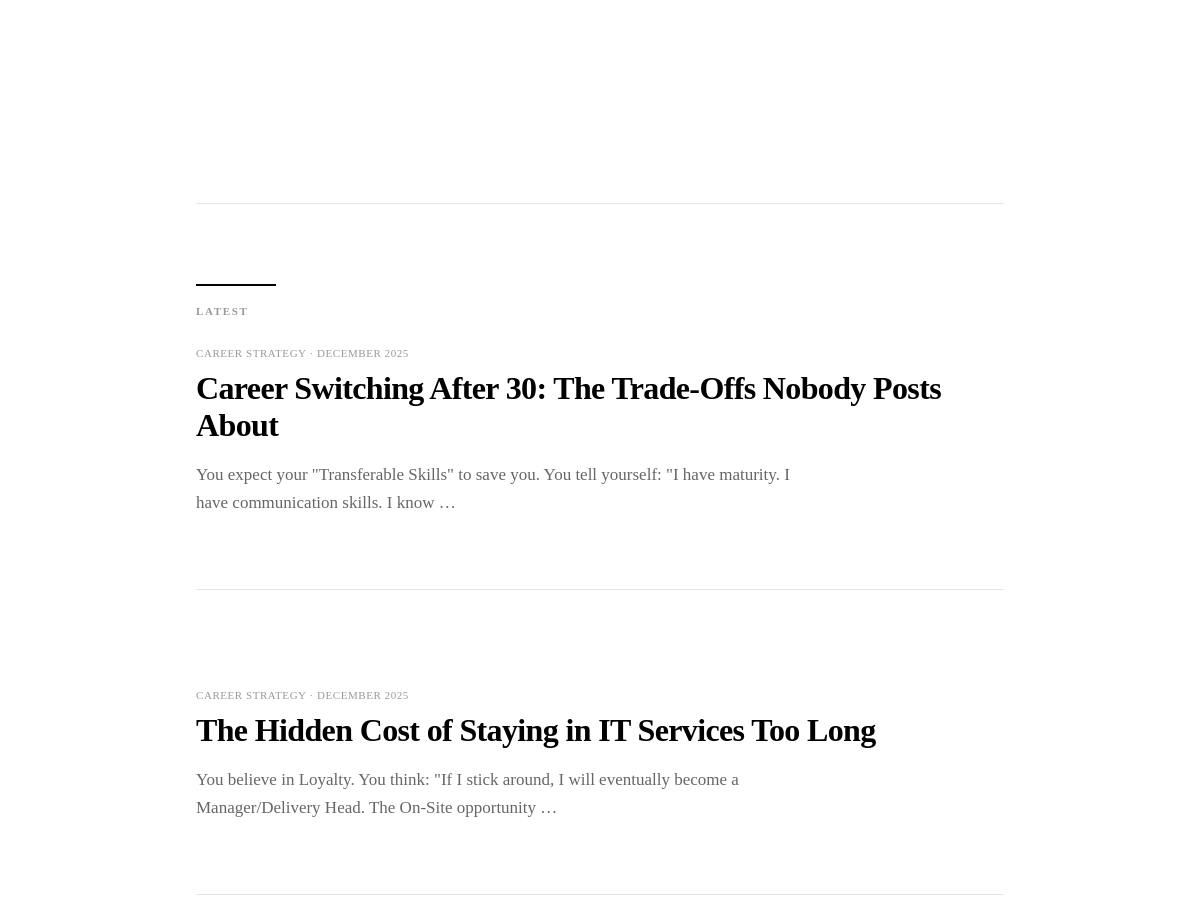
Before: / (middle part) with the older database file.
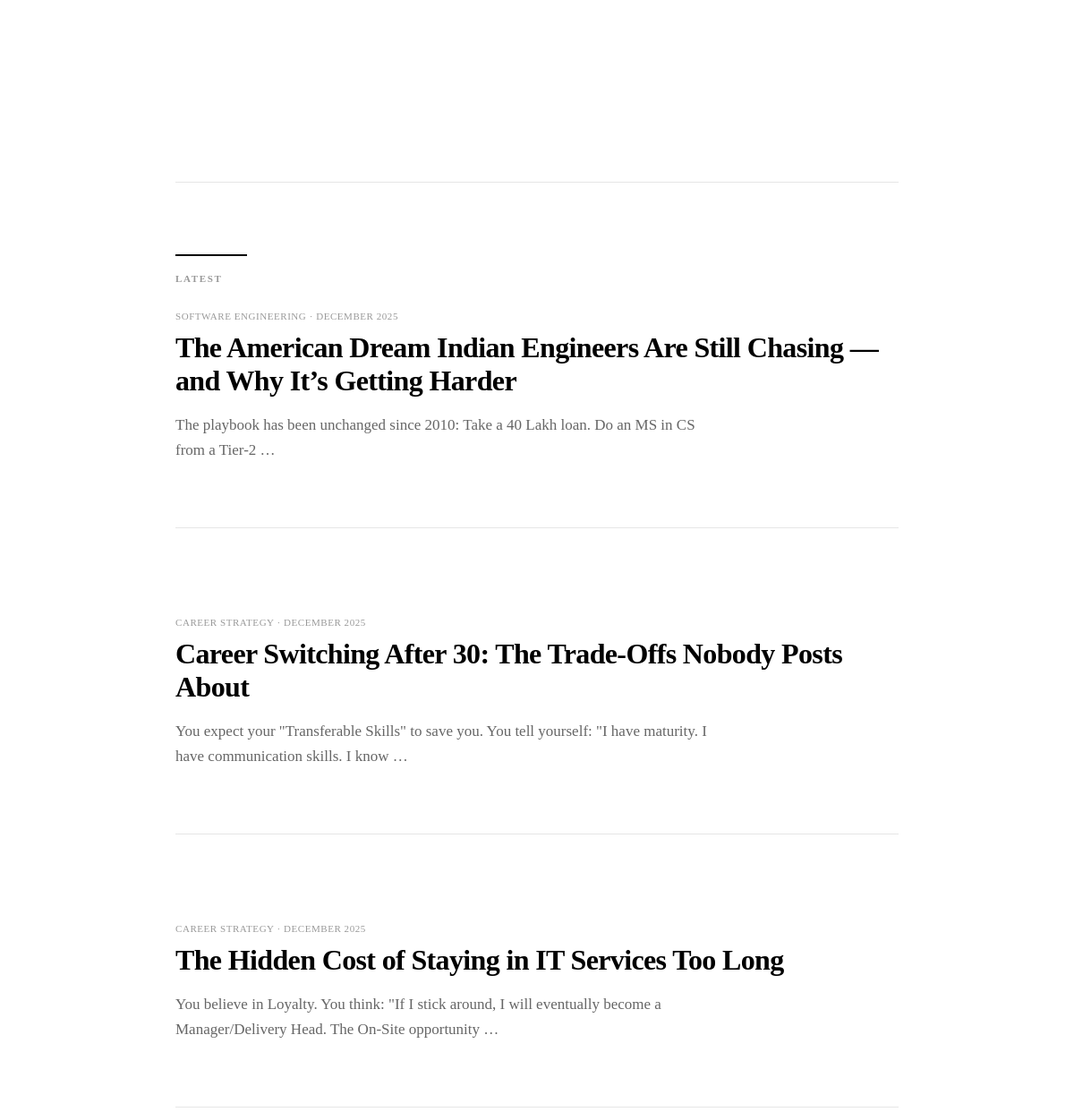
After: the same page with the newer database file.
### content/models.py (models this page shows, shortened)
class Article(models.Model):
    STATUS_CHOICES = [
        ('draft', 'Draft'),
        ('published', 'Published'),
    ]
    title = models.CharField(max_length=200)
    slug = models.SlugField(unique=True, max_length=200)
    author = models.ForeignKey(Author, on_delete=models.PROTECT)
    category = models.ForeignKey(Category, on_delete=models.PROTECT)
    status = models.CharField(max_length=20, choices=STATUS_CHOICES, default='draft')
    target_persona = models.CharField(max_length=255, help_text="Who is this specific article for?")
    who_should_avoid = models.TextField(help_text="Trust Signal: Who should NOT pursue this?")
    common_expectation = models.TextField(help_text="The Myth / What people think")
    actual_reality = models.TextField(help_text="The Truth / What it's actually like")
    salary_reality = models.TextField(help_text="Real data tables/ranges. No hype.")
    stuck_point = models.TextField(help_text="Where most people fail or plateau")
    verdict = models.TextField(help_text="Final honest conclusion")
    meta_title = models.CharField(max_length=60, help_text="SEO Title (max 60 chars)")
    meta_description = models.CharField(max_length=160, help_text="SEO Description (max 160 chars)")
    published_at = models.DateTimeField(blank=True, null=True)
    updated_at = models.DateTimeField(auto_now=True)
    last_reality_check = models.DateField(blank=True, null=True, help_text="Date of last factual review")

class Category(models.Model):
    name = models.CharField(max_length=100)
    slug = models.SlugField(unique=True)
    description = models.TextField(blank=True)
    order = models.PositiveIntegerField(default=0, help_text="Display order (0 = first)")
    class Meta:
        verbose_name_plural = "Categories"
        ordering = ['order', 'name']

### core/views.py (the view)
# urls.py: 2. Add a URL to urlpatterns:  path('', views.home, name='home')
def home(request):
    articles = Article.objects.filter(status='published').select_related('author', 'category').order_by('-published_at')
    categories = Category.objects.all()
    return render(request, 'core/home.html', {
        'articles': articles,
        'categories': categories,
    })

### templates/core/home.html (shortened to what this page needs)
{% extends "base.html" %}
{% block content %}
<section class="container-medium">
    <div class="audience-grid">
        <div class="audience-col">
        </div>
        <div class="audience-col">
        </div>
    </div>
</section>
<div class="silence-gap"></div>
<div class="container-medium">
    <hr class="editorial-divider">
</div>
<div style="height: 80px;"></div>
<section class="container-medium">
    <span class="section-label">LATEST</span>
    <div class="article-list">
        {% for article in articles %}
        <div class="article-list-item">
            <div class="article-list-meta">
                {{ article.category.name }} · {{ article.last_reality_check|date:"F Y" }}
            </div>
            <h3 class="article-list-title">
                <a href="{% url 'article_detail' article.slug %}">
                    {{ article.title }}
                </a>
            </h3>
            <p class="article-list-summary">
                {{ article.common_expectation|striptags|truncatewords:20 }}
            </p>
        </div>
        {% endfor %}
    </div>
</section>
{% endblock %}

Changed rows visible on the page:
added Article: category.name "SOFTWARE ENGINEERING", last_reality_check "DECEMBER 2025", title "The American Dream Indian Engineers Are Still Chasing — and Why It’s Getting Harder", common_expectation "The playbook has been unchanged since 2010: Take a 40 Lakh loan. Do an MS in CS from a Tier-2 …"
